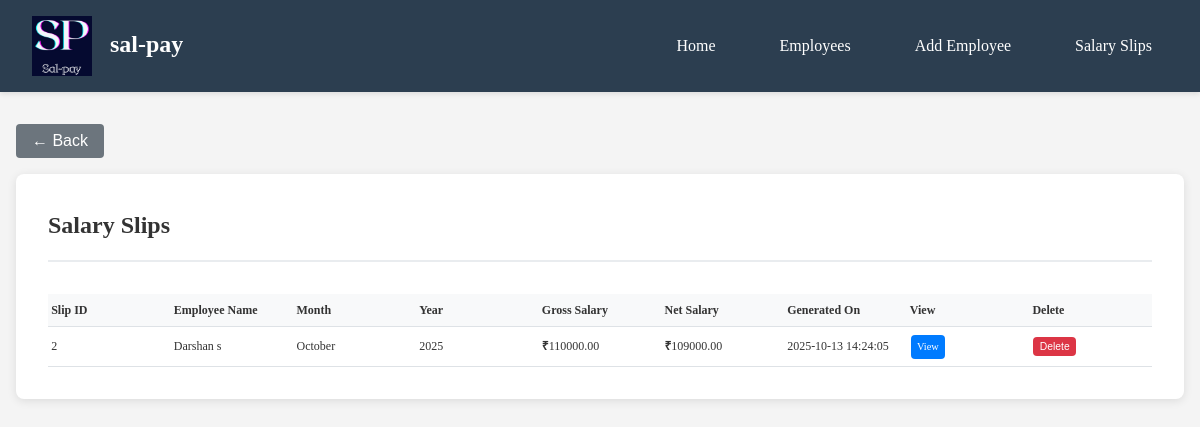
/salary_slips, run on the app's committed database.
### tables this page shows
CREATE TABLE salary_slips (
            id INTEGER PRIMARY KEY AUTOINCREMENT,
            employee_id INTEGER,
            month TEXT NOT NULL,
            year INTEGER NOT NULL,
            basic_salary REAL NOT NULL,
            allowances REAL DEFAULT 0,
            deductions REAL DEFAULT 0,
            gross_salary REAL NOT NULL,
            net_salary REAL NOT NULL,
            created_at TIMESTAMP DEFAULT CURRENT_TIMESTAMP,
            FOREIGN KEY (employee_id) REFERENCES employees (id)
        );

CREATE TABLE employees (
            id INTEGER PRIMARY KEY AUTOINCREMENT,
            name TEXT NOT NULL,
            email TEXT UNIQUE NOT NULL,
            position TEXT NOT NULL,
            department TEXT NOT NULL,
            basic_salary REAL NOT NULL,
            allowances REAL DEFAULT 0,
            deductions REAL DEFAULT 0,
            created_at TIMESTAMP DEFAULT CURRENT_TIMESTAMP
        );

### app.py (the view)
@app.route('/salary_slips')
def salary_slips():
    conn = sqlite3.connect('salary_management.db')
    cursor = conn.cursor()
    cursor.execute('''
        SELECT s.*, e.name
        FROM salary_slips s
        JOIN employees e ON s.employee_id = e.id
        ORDER BY s.created_at DESC
    ''')
    slips = cursor.fetchall()
    conn.close()
    return render_template('salary_slips.html', slips=slips)

### templates/salary_slips.html
{% extends "base.html" %}
{% block content %}
<div class="container">
    <div class="page-header">
        <h2>Salary Slips</h2>
    </div>
    <div class="table-container">
        <table class="slips-table">
            <thead>
                <tr>
                    <th>Slip ID</th>
                    <th>Employee Name</th>
                    <th>Month</th>
                    <th>Year</th>
                    <th>Gross Salary</th>
                    <th>Net Salary</th>
                    <th>Generated On</th>
                    <th>View</th>
                    <th>Delete</th>
                </tr>
            </thead>
            <tbody>
                {% for slip in slips %}
                <tr>
                    <td>{{ slip[0] }}</td>
                    <td>{{ slip[10] }}</td>
                    <td>{{ slip[2] }}</td>
                    <td>{{ slip[3] }}</td>
                    <td><strong>₹</strong>{{ "%.2f"|format(slip[7]) }}</td>
                    <td><strong>₹</strong>{{ "%.2f"|format(slip[8]) }}</td>
                    <td>{{ slip[9] }}</td>
                    <td>
                        <a href="{{ url_for('view_slip', slip_id=slip[0]) }}" class="btn btn-sm btn-primary">View</a>
                    </td>
                    <td>
                        <form method="POST" action="{{ url_for('delete_slip', slip_id=slip[0]) }}" style="display:inline;" onsubmit="return confirm('Are you sure you want to delete this salary slip?')">
                            <button type="submit" class="btn btn-sm btn-danger">Delete</button>
                        </form>
                    </td>
                </tr>
                {% else %}
                <tr>
                    <td colspan="9" class="text-center">No salary slips found</td>
                </tr>
                {% endfor %}
            </tbody>
        </table>
    </div>
</div>
{% endblock %}

### static/css/style.css (style rules this page uses)
* { margin: 0; padding: 0; box-sizing: border-box; }
body { font-family: 'Times New Roman', Times, serif; line-height: 1.6; color: #333; background-color: #f4f4f4; }
.container { background: white; padding: 2rem; border-radius: 8px; box-shadow: 0 2px 10px rgba(0,0,0,0.1); }
.page-header { display: flex; justify-content: space-between; align-items: center; margin-bottom: 2rem; padding-bottom: 1rem; border-bottom: 2px solid #e9ecef; }
.btn { display: inline-block; padding: 0.75rem 1.5rem; background: #007bff; color: white; text-decoration: none; border-radius: 4px; border: none; cursor: pointer; font-size: 1rem; transition: background 0.3s; }
.btn-primary { background: #007bff; }
.btn-danger { background: #dc3545; }
.btn-sm { padding: 0.25rem 0.4rem; font-size: 0.65rem; margin: 0.05rem; white-space: nowrap; }
.table-container { overflow-x: visible; width: 100%; }
.employee-table, .slips-table, .breakdown-table { width: 100%; border-collapse: collapse; margin-top: 1rem; table-layout: fixed; }
.employee-table th, .employee-table td, .slips-table th, .slips-table td, .breakdown-table th, .breakdown-table td { padding: 0.4rem 0.2rem; text-align: left; border-bottom: 1px solid #dee2e6; white-space: nowrap; font-size: 0.75rem; vertical-align: middle; overflow: hidden; text-overflow: ellipsis; }
.employee-table th, .slips-table th, .breakdown-table th { background: #f8f9fa; font-weight: 600; }

### data on the page
salary_slips: id "2", name "Darshan s", month "October", year "2025", gross_salary "110000.00", net_salary "109000.00", created_at "2025-10-13 14:24:05"
